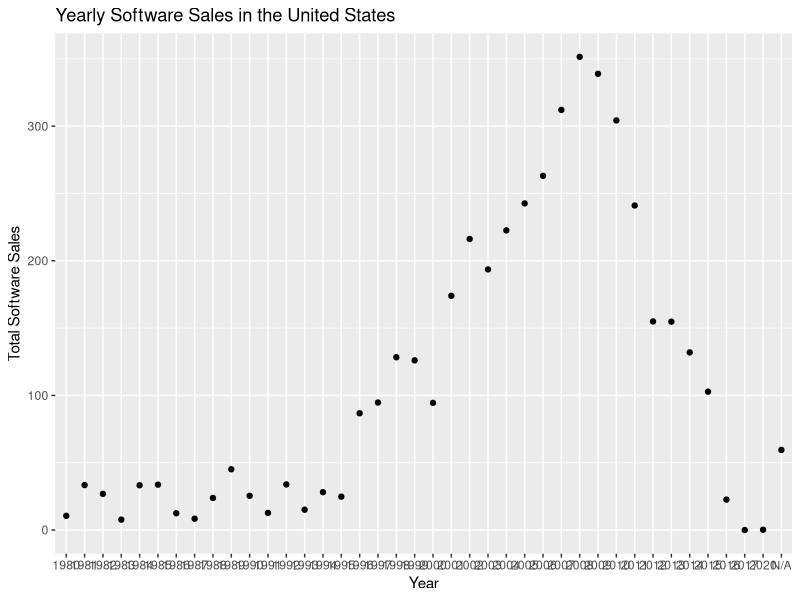

This chart was generated by the following R code:
## ---- chunk 1
library(ggplot2)

data <- read.csv('USSoftwareYearly.csv')

ggplot(data, aes(x = Year, y = Total_mil)) +
  geom_point() +
  geom_line() +
  labs(x = "Year", y = "Total Software Sales") +
  ggtitle("Yearly Software Sales in the United States")
